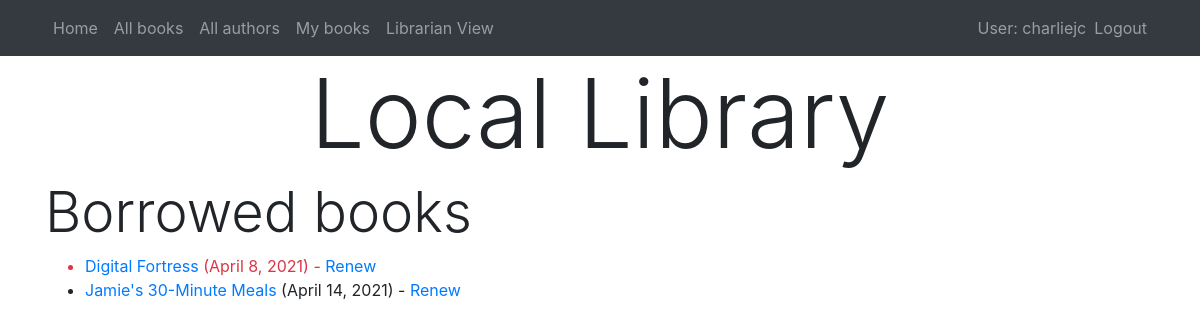
Before: /catalog/borrowed/ (signed in) with the older database file.
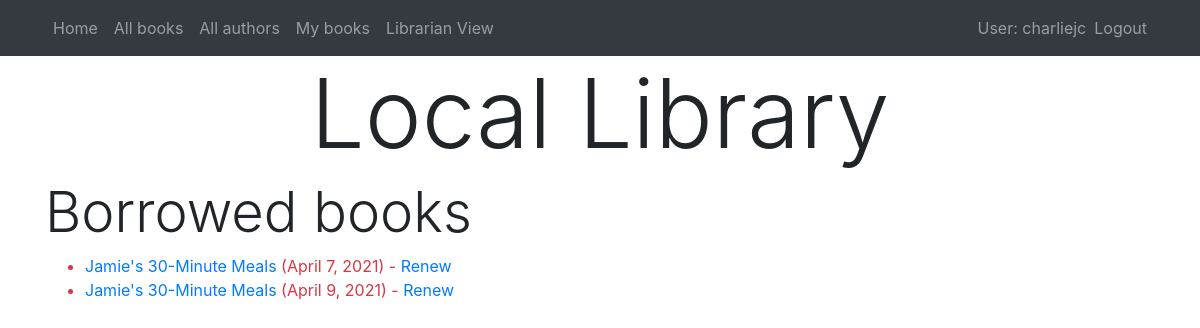
After: the same page with the newer database file.
### catalog/models.py (models this page shows, shortened)
class BookInstance(models.Model):
    id = models.UUIDField(primary_key=True, default=uuid.uuid4,
                          help_text='Unique ID for this particular book across whole library')
    book = models.ForeignKey(Book, on_delete=models.RESTRICT, null=True)
    imprint = models.CharField(max_length=200)
    due_back = models.DateField(null=True, blank=True)
    borrower = models.ForeignKey(User, on_delete=models.SET_NULL, null=True, blank=True)
    LOAN_STATUS = (
        ('m', 'Maintenance'),
        ('o', 'On loan'),
        ('a', 'Available'),
        ('r', 'Reserved'),
    )
    status = models.CharField(
        max_length=1,
        choices=LOAN_STATUS,
        blank=True,
        default='m',
        help_text='Book availability',
    )
    class Meta:
        ordering = ['due_back']
        permissions = (("can_mark_returned", "Set book as returned"),)
    @property
    def is_overdue(self):
        if self.due_back and date.today() > self.due_back:
            return True
        return False

class Book(models.Model):
    title = models.CharField(max_length=200)
    author = models.ForeignKey(Author, on_delete=models.SET_NULL, null=True)
    summary = models.TextField(max_length=1000, help_text='Enter a brief description of the book')
    isbn = models.CharField('ISBN', max_length=13, unique=True,
                            help_text='13 Character <a href="https://www.isbn-international.org/content/what-isbn">ISBN number</a>')
    genre = models.ManyToManyField(Genre, help_text='Select a genre for this book')
    def display_genre(self):
        return ', '.join(genre.name for genre in self.genre.all()[:3])
    display_genre.short_description = 'Genre'

### catalog/views.py (the view)
# urls.py: path('borrowed/', views.LoanedBooksListView.as_view(), name='all-borrowed'),
class LoanedBooksListView(PermissionRequiredMixin, generic.ListView):
    permission_required = 'catalog.can_mark_returned'
    model = BookInstance
    template_name ='catalog/bookinstance_list_borrowed_all.html'
    paginate_by = 2
    def get_queryset(self):
        return BookInstance.objects.filter(status__exact='o')

### catalog/templates/catalog/bookinstance_list_borrowed_all.html
{% extends "base.html" %}
{% block content %}
    <h2 class="display-4">Borrowed books</h2>
    {% if bookinstance_list %}
        <ul>
            {% for bookinst in bookinstance_list %}
                <li class="{% if bookinst.is_overdue %}text-danger{% endif %}">
                    <a href="{% url 'book-detail' bookinst.book.pk %}">{{bookinst.book.title}}</a> ({{ bookinst.due_back }})
                    {% if perms.catalog.can_mark_returned %}- <a href="{% url 'renew-book-librarian' bookinst.id %}">Renew</a>  {% endif %}
                </li>
            {% endfor %}
        </ul>
    {% else %}
        <p>There are no books borrowed.</p>
    {% endif %}
{% endblock %}

Changed rows visible on the page:
no longer on this page (row edited): BookInstance: book "Digital Fortress", due_back "April 8, 2021"
now on this page (row edited): BookInstance: book "Jamie's 30-Minute Meals", due_back "April 7, 2021"
changed BookInstance: due_back "April 14, 2021" → "April 9, 2021"
